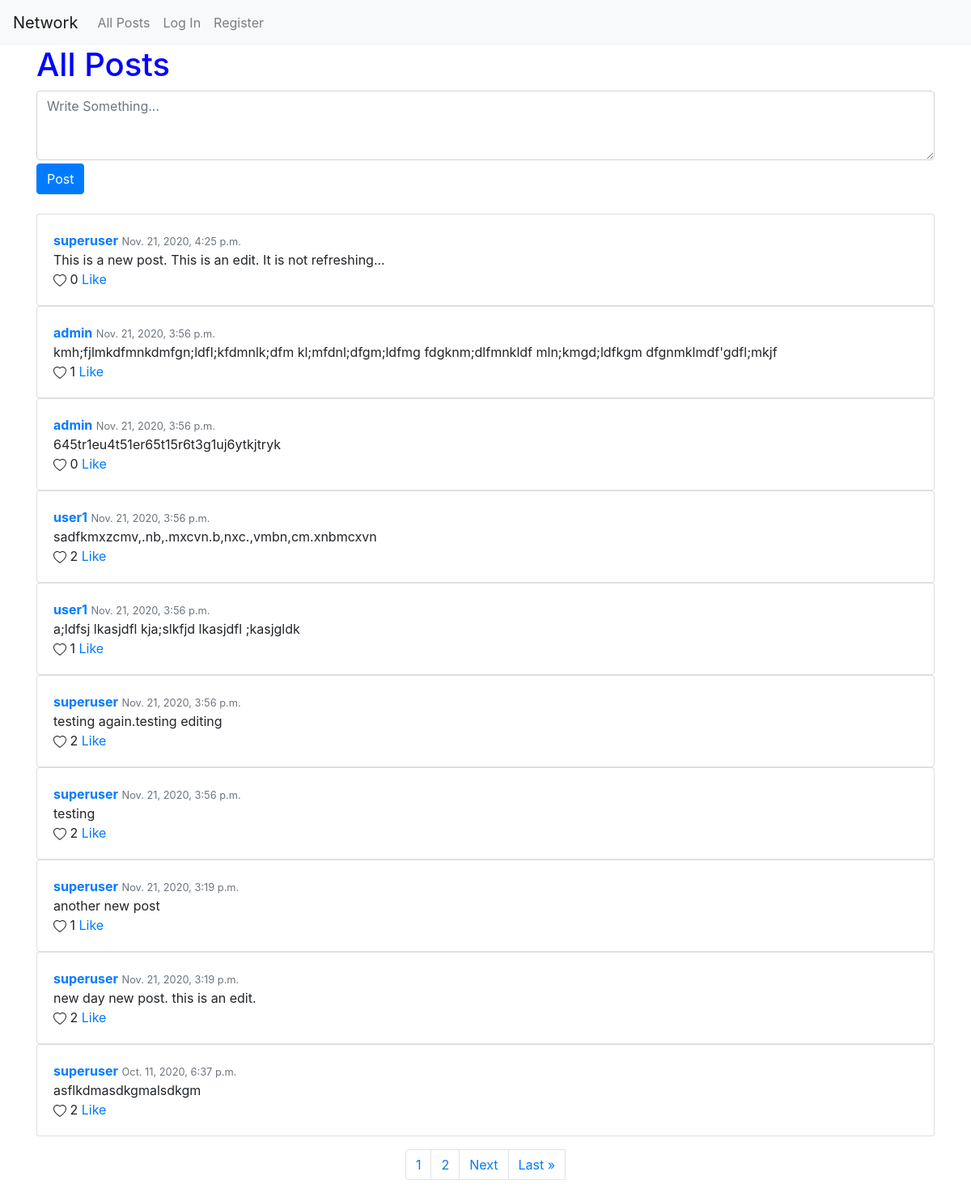
The page / on the database its author committed.
### network/models.py (models this page shows)
class Post(models.Model):
    content = models.CharField(max_length=3000)
    ts = models.DateTimeField(default=datetime.datetime.now())
    author = models.ForeignKey(User, on_delete=models.CASCADE, related_name="posts")
    likedBy = models.ManyToManyField(User, blank=True, null=True, related_name="likes")

class User(AbstractUser):
    following = models.ManyToManyField("self", blank=True, related_name="users")
    followers = models.ManyToManyField("self", blank=True, related_name="users")

### network/views.py (the view, shortened to what this page needs)
# urls.py: path("", views.index, name="index"),
@csrf_exempt
def index(request):
    posts = Post.objects.all().order_by("-id")
    paginator = Paginator(posts, 10)
    page_number = request.GET.get('page')
    page_obj = paginator.get_page(1 if page_number is None else page_number)
    return render(request, "network/index.html", {
        "page_obj": page_obj,
        "page_range": range(1, page_obj.paginator.num_pages)
    })

### network/templates/network/index.html (shortened to what this page needs)
{% extends "network/layout.html" %}
{% block body %}
    <div class="container">
        <h1 style="color: blue;">All Posts</h1>
        <form action="{% url 'index' %}" method="post">
            <textarea id="new_content" class="form-control" name="content" rows="3" cols="100" required="True" placeholder="Write Something..."></textarea>
            <input class="submit btn btn-primary mt-1" type="submit" value="Post">
        </form>
        <br>
        {% include 'network/post.html' %}
    </div>
{% endblock %}

### network/templates/network/post.html (shortened to what this page needs)
<div class="posts">
    <ul style="list-style-type: none; padding: 0;">
        {% for post in page_obj %}
            <li class="post-item card">
                <div class="card-body">
                <a style="font-weight: bold;" href="{% url 'profile' user_id=post.author.id %}">{{ post.author }}</a>
                <small class="ts text-muted">{{ post.ts }}</small>
                <div class="content">{{ post.content }}</div>
                <div class="editing">
                    {% if post.author == user %}
                <svg class="heartFill bi bi-heart-fill" style="display: inline-block;" width="1em" height="1em" viewBox="0 0 16 16" fill="red" xmlns="http://www.w3.org/2000/svg">
                    <path fill-rule="evenodd" d="M8 1.314C12.438-3.248 23.534 4.735 8 15-7.534 4.736 3.562-3.248 8 1.314z"/>
                </svg>
                <svg hidden class="heart bi bi-heart" style="display:none" width="1em" height="1em" viewBox="0 0 16 16" fill="currentColor" xmlns="http://www.w3.org/2000/svg">
                    <path fill-rule="evenodd" d="M8 2.748l-.717-.737C5.6.281 2.514.878 1.4 3.053c-.523 1.023-.641 2.5.314 4.385.92 1.815 2.834 3.989 6.286 6.357 3.452-2.368 5.365-4.542 6.286-6.357.955-1.886.838-3.362.314-4.385C13.486.878 10.4.28 8.717 2.01L8 2.748zM8 15C-7.333 4.868 3.279-3.04 7.824 1.143c.06.055.119.112.176.171a3.12 3.12 0 0 1 .176-.17C12.72-3.042 23.333 4.867 8 15z"/>
                </svg>
                <span class="like-count">{{ post.likedBy.all|length }}</span>
                <a class="edit-link" href="#" style="font-size: 13px; color:gray">Edit</a>
                <a class="like-link" href="#" hidden>Like</a>
                {% else %}
                <svg class="heart bi bi-heart" style="display:{% if user in post.likedBy.all %}none{% else %}inline-block{% endif %};" width="1em" height="1em" viewBox="0 0 16 16" fill="currentColor" xmlns="http://www.w3.org/2000/svg">
                    <path fill-rule="evenodd" d="M8 2.748l-.717-.737C5.6.281 2.514.878 1.4 3.053c-.523 1.023-.641 2.5.314 4.385.92 1.815 2.834 3.989 6.286 6.357 3.452-2.368 5.365-4.542 6.286-6.357.955-1.886.838-3.362.314-4.385C13.486.878 10.4.28 8.717 2.01L8 2.748zM8 15C-7.333 4.868 3.279-3.04 7.824 1.143c.06.055.119.112.176.171a3.12 3.12 0 0 1 .176-.17C12.72-3.042 23.333 4.867 8 15z"/>
                </svg>
                <span class="like-count">{{ post.likedBy.all|length }}</span>
                <a class="like-link" href="#">
                    {% if user in post.likedBy.all %}Unlike{% else %}Like{% endif %}
                </a>
                {% endif %}
                </div>
                </div>
            </li>
        {% empty %}
            No Posts.
        {% endfor %}
    </ul>
    <ul class="pagination" style="display: flex; flex-direction: row; justify-content: center;">
        {% for page in page_range %}
            <li class="page-item"><a class="page-link" href="?page={{ page }}">{{ page }}</a></li>
        {% endfor %}
        {% if page_obj.has_next %}
            <a class="page-link" href="?page={{ page_obj.next_page_number }}">Next</a>
            <a class="page-link" href="?page={{ page_obj.paginator.num_pages }}">Last &raquo;</a>
        {% endif %}
    </ul>
</div>

### rows shown on the page
Post: author "superuser", ts "Nov. 21, 2020, 4:25 p.m.", content "This is a new post. This is an edit. It is not refreshing...", likedBy.all|length "0", shows "Like"
Post: author "admin", ts "Nov. 21, 2020, 3:56 p.m.", content "kmh;fjlmkdfmnkdmfgn;ldfl;kfdmnlk;dfm kl;mfdnl;dfgm;ldfmg fdgknm;dlfmnkldf mln;kmgd;ldfkgm dfgnmklmdf'gdfl;mkjf", likedBy.all|length "1", shows "Like"
Post: author "admin", ts "Nov. 21, 2020, 3:56 p.m.", content "645tr1eu4t51er65t15r6t3g1uj6ytkjtryk", likedBy.all|length "0", shows "Like"
Post: author "user1", ts "Nov. 21, 2020, 3:56 p.m.", content "sadfkmxzcmv,.nb,.mxcvn.b,nxc.,vmbn,cm.xnbmcxvn", likedBy.all|length "2", shows "Like"
Post: author "user1", ts "Nov. 21, 2020, 3:56 p.m.", content "a;ldfsj lkasjdfl kja;slkfjd lkasjdfl ;kasjgldk", likedBy.all|length "1", shows "Like"
Post: author "superuser", ts "Nov. 21, 2020, 3:56 p.m.", content "testing again.testing editing", likedBy.all|length "2", shows "Like"
Post: author "superuser", ts "Nov. 21, 2020, 3:56 p.m.", content "testing", likedBy.all|length "2", shows "Like"
Post: author "superuser", ts "Nov. 21, 2020, 3:19 p.m.", content "another new post", likedBy.all|length "1", shows "Like"
Post: author "superuser", ts "Nov. 21, 2020, 3:19 p.m.", content "new day new post. this is an edit.", likedBy.all|length "2", shows "Like"
Post: author "superuser", ts "Oct. 11, 2020, 6:37 p.m.", content "asflkdmasdkgmalsdkgm", likedBy.all|length "2", shows "Like"

### other values the page prints
{{ page }} "1" "2"
